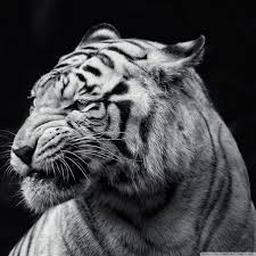
#> input picture resized_image.jpg, 256 x 256 px
$ python compression.py   (older library calls are emulated)
#> lines starting #> are read from the running program, lines starting #| are printed output that depends on the picture
import matplotlib.pyplot as plt
import matplotlib.image as mpimg
from scipy import ndimage
from scipy import optimize
import numpy as np
import math
import PIL
from PIL import Image

# Manipulate channels
choice = int(input('Choice the colour format of image(1 or 2)\n1.Greyscale\n2.Coloured\n\n'))
#> the answer given: 1
img_input = input('Enter the path of the image with extension\n')
#> the answer given: resized_image.jpg
quality = int(input('Enter the quality of image(Warning:Higher quality will take higher time to execute\nFor test purpose choice 1)\n1.256 by 256\n2.512 by 512\n3.1024 by 1024\n'))
#> the answer given: 1
#Image compression code for input images to convert in into 256 * 256 format
if quality==1:
    pix = 256
elif quality==2:
    pix = 512
elif quality==3:
    pix = 1024
else:
    print('Wrong choice of quality')

img = Image.open(img_input)
#> img is the input picture: PIL image 256x256 RGB; mean R, G, B 69.8, 70.5, 73.1
wpercent = (pix / float(img.size[0]))
#> wpercent = 1
hsize = int((float(img.size[1]) * float(wpercent)))
#> hsize = 256
img = img.resize((pix, hsize), PIL.Image.ANTIALIAS)


hpercent = (pix / float(img.size[1]))
#> hpercent = 1
wsize = int((float(img.size[0]) * float(hpercent)))
#> wsize = 256
img = img.resize((wsize, pix), PIL.Image.ANTIALIAS)
name = 'resized_' + img_input
img.save(name)


def get_greyscale_image(img):
    return np.mean(img[:,:,:2], 2)

def extract_rgb(img):
    return img[:,:,0], img[:,:,1], img[:,:,2]

def assemble_rbg(img_r, img_g, img_b):
    shape = (img_r.shape[0], img_r.shape[1], 1)
    return np.concatenate((np.reshape(img_r, shape), np.reshape(img_g, shape),
        np.reshape(img_b, shape)), axis=2)

# Transformations

def reduce(img, factor):
#> called with factor = 4
    result = np.zeros((img.shape[0] // factor, img.shape[1] // factor))
    for i in range(result.shape[0]):
        for j in range(result.shape[1]):
            result[i,j] = np.mean(img[i*factor:(i+1)*factor,j*factor:(j+1)*factor])
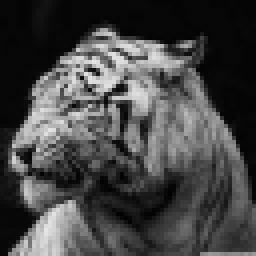
#> result: shape (64, 64) float64 (shown 4 times larger); min 1.94, max 230.3, mean 70.2
    return result

def rotate(img, angle):
    return ndimage.rotate(img, angle, reshape=False)

def flip(img, direction):
    return img[::direction,:]

def apply_transformation(img, direction, angle, contrast=1.0, brightness=0.0):
    return contrast*rotate(flip(img, direction), angle) + brightness

# Contrast and brightness

def find_contrast_and_brightness1(D, S):
    # Fix the contrast and only fit the brightness
    contrast = 0.75
    brightness = (np.sum(D - contrast*S)) / D.size
    return contrast, brightness

def find_contrast_and_brightness2(D, S):
    # Fit the contrast and the brightness
    A = np.concatenate((np.ones((S.size, 1)), np.reshape(S, (S.size, 1))), axis=1)
    b = np.reshape(D, (D.size,))
    x, _, _, _ = np.linalg.lstsq(A, b)
    #x = optimize.lsq_linear(A, b, [(-np.inf, -2.0), (np.inf, 2.0)]).x
    return x[1], x[0]

# Compression for greyscale images

def generate_all_transformed_blocks(img, source_size, destination_size, step):
#> called with source_size = 8, destination_size = 4, step = 8
    factor = source_size // destination_size
    transformed_blocks = []
    for k in range((img.shape[0] - source_size) // step + 1):
        for l in range((img.shape[1] - source_size) // step + 1):
            # Extract the source block and reduce it to the shape of a destination block
            S = reduce(img[k*step:k*step+source_size,l*step:l*step+source_size], factor)
            # Generate all possible transformed blocks
            for direction, angle in candidates:
                transformed_blocks.append((k, l, direction, angle, apply_transformation(S, direction, angle)))
#> after the loop, transformed_blocks = 512 items
    return transformed_blocks

def compress(img, source_size, destination_size, step):
    transformations = []
    transformed_blocks = generate_all_transformed_blocks(img, source_size, destination_size, step)
#> transformed_blocks = 512 items
    i_count = img.shape[0] // destination_size
#> i_count = 16
    j_count = img.shape[1] // destination_size
#> j_count = 16
    for i in range(i_count):
        transformations.append([])
        for j in range(j_count):
            print("{}/{} ; {}/{}".format(i, i_count, j, j_count))
            transformations[i].append(None)
            min_d = float('inf')
            # Extract the destination block
            D = img[i*destination_size:(i+1)*destination_size,j*destination_size:(j+1)*destination_size]
            # Test all possible transformations and take the best one
            for k, l, direction, angle, S in transformed_blocks:
                contrast, brightness = find_contrast_and_brightness2(D, S)
                S = contrast*S + brightness
                d = np.sum(np.square(D - S))
                if d < min_d:
                    min_d = d
                    transformations[i][j] = (k, l, direction, angle, contrast, brightness)
    return transformations

def decompress(transformations, source_size, destination_size, step, nb_iter=8):
#> called with source_size = 8, destination_size = 4, step = 8, nb_iter = 8
    factor = source_size // destination_size
    height = len(transformations) * destination_size
    width = len(transformations[0]) * destination_size
    iterations = [np.random.randint(0, 256, (height, width))]
    cur_img = np.zeros((height, width))
    for i_iter in range(nb_iter):
        print(i_iter)
        for i in range(len(transformations)):
            for j in range(len(transformations[i])):
                # Apply transform
                k, l, flip, angle, contrast, brightness = transformations[i][j]
                S = reduce(iterations[-1][k*step:k*step+source_size,l*step:l*step+source_size], factor)
                D = apply_transformation(S, flip, angle, contrast, brightness)
                cur_img[i*destination_size:(i+1)*destination_size,j*destination_size:(j+1)*destination_size] = D
        iterations.append(cur_img)
        cur_img = np.zeros((height, width))
#> cur_img: shape (64, 64) float64; every value is 0
    return iterations

# Compression for color images

def reduce_rgb(img, factor):
    img_r, img_g, img_b = extract_rgb(img)
    img_r = reduce(img_r, factor)
    img_g = reduce(img_g, factor)
    img_b = reduce(img_b, factor)
    return assemble_rbg(img_r, img_g, img_b)

def compress_rgb(img, source_size, destination_size, step):
    img_r, img_g, img_b = extract_rgb(img)
    return [compress(img_r, source_size, destination_size, step), \
        compress(img_g, source_size, destination_size, step), \
        compress(img_b, source_size, destination_size, step)]

def decompress_rgb(transformations, source_size, destination_size, step, nb_iter=8):
    img_r = decompress(transformations[0], source_size, destination_size, step, nb_iter)[-1]
    img_g = decompress(transformations[1], source_size, destination_size, step, nb_iter)[-1]
    img_b = decompress(transformations[2], source_size, destination_size, step, nb_iter)[-1]
    return assemble_rbg(img_r, img_g, img_b)

# Plot

def plot_iterations(iterations, target=None):
    # Configure plot
    plt.figure()
    nb_row = math.ceil(np.sqrt(len(iterations)))
    nb_cols = nb_row
    # Plot
    for i, img in enumerate(iterations):
        plt.subplot(nb_row, nb_cols, i+1)
        plt.imshow(img, cmap='gray', vmin=0, vmax=255, interpolation='none')
        if target is None:
            plt.title(str(i))
        else:
            # Display the RMSE
            plt.title(str(i) + ' (' + '{0:.2f}'.format(np.sqrt(np.mean(np.square(target - img)))) + ')')
        frame = plt.gca()
        frame.axes.get_xaxis().set_visible(False)
        frame.axes.get_yaxis().set_visible(False)
#> this loop made 9 passes
    plt.tight_layout()

# Parameters

directions = [1, -1]
angles = [0, 90, 180, 270]
candidates = [[direction, angle] for direction in directions for angle in angles]

# Tests

def test_greyscale():
    img = mpimg.imread(name)
    img = get_greyscale_image(img)
    img = reduce(img, 4)
    plt.figure()
    plt.imshow(img, cmap='gray', interpolation='none')
    transformations = compress(img, 8, 4, 8)
    iterations = decompress(transformations, 8, 4, 8)
    plot_iterations(iterations, img)
    plt.show()
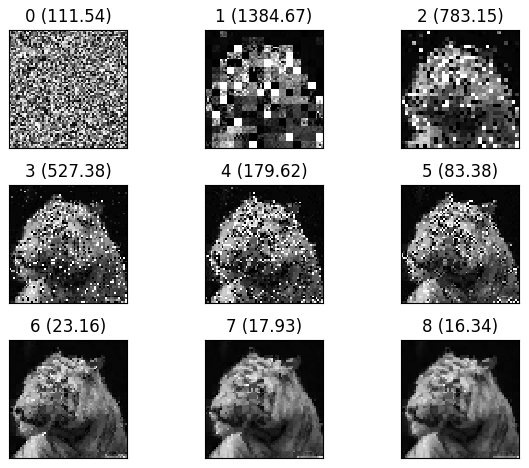
#> figure drawn by matplotlib, 9 panels

def test_rgb():
    img = mpimg.imread(name)
    img = reduce_rgb(img, 8)
    transformations = compress_rgb(img, 8, 4, 8)
    retrieved_img = decompress_rgb(transformations, 8, 4, 8)
    plt.figure()
    plt.subplot(121)
    plt.imshow(np.array(img).astype(np.uint8), interpolation='none')
    plt.subplot(122)
    plt.imshow(retrieved_img.astype(np.uint8), interpolation='none')
    plt.show()

if __name__ == '__main__':
    if choice == 1:
        test_greyscale()
    elif choice == 2:
        test_rgb()
    else:
        print('Wrong choice of image type')
